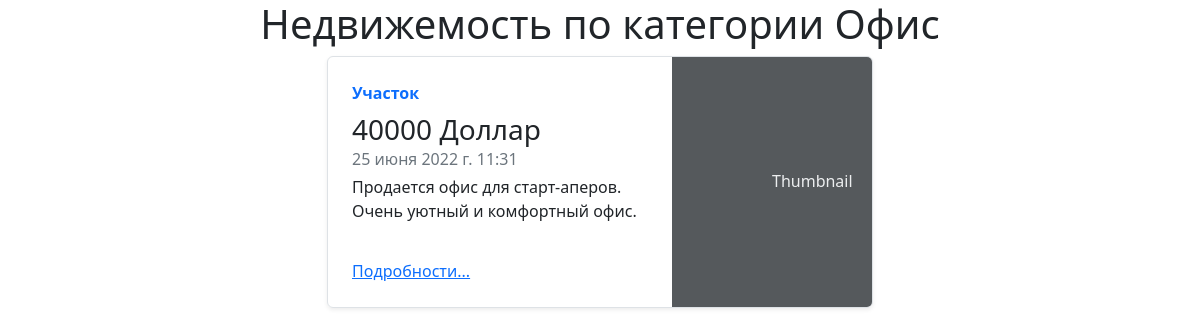
Page /categories/5 on the earlier database version.
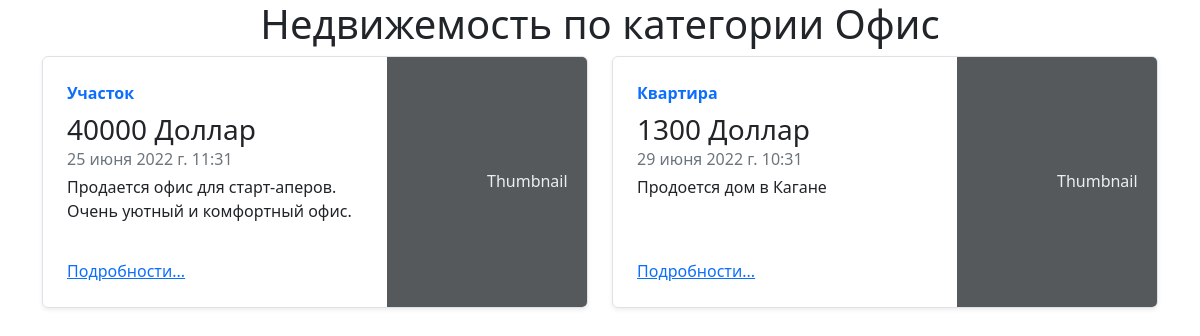
Same page on the later database version.
### main/models.py (models this page shows, shortened)
class Estate(models.Model):
    title = models.CharField(verbose_name="Название", max_length=255, null=True, blank=True)
    description = models.TextField(verbose_name="Описание", null=True, blank=True)
    author = models.ForeignKey(User,  on_delete=models.CASCADE,  null=True, blank=True)
    price = models.PositiveBigIntegerField(verbose_name="Цена")
    currency = models.CharField(verbose_name="Валюта", max_length=32, choices=CURRENCY, default=DOLLAR)
    area = models.PositiveIntegerField(verbose_name="Площадь")
    room_amount = models.PositiveSmallIntegerField(verbose_name="Количество комнат")
    type = models.CharField(verbose_name="Тип недвижимости", max_length=64, choices=ESTATE_TYPE, default=FLAT)
    categories = models.ManyToManyField(Category, related_name='estates')
    created_date = models.DateTimeField(default=now, editable=False)

### main/views.py (the view)
# urls.py: path('categories/<int:pk>', views.category_detail, name='category_detail'),
def category_detail(request, pk):
    category = Category.objects.get(pk=pk)
    return render(request, 'category_detail.html', {'category': category})

### main/templates/category_detail.html
{% extends "base.html" %}
{% block body %}
<p class="text-center h1">Недвижемость по категории {{ category.name }}</p>
<div class="container">
  <div class="row mb-2 justify-content-center">
    {% for estate in category.estates.all %}
      <div class="col-md-6">
          <div class="row g-0 border rounded overflow-hidden flex-md-row mb-4 shadow-sm h-md-250 position-relative">
          <div class="col p-4 d-flex flex-column position-static">
            <strong class="d-inline-block mb-2 text-primary">{{ estate.type }}</strong>
            <h3 class="mb-0">{{ estate.price }}  {{ estate.currency }}</h3>
            <div class="mb-1 text-muted">{{ estate.created_date }}</div>
            <p class="card-text mb-auto">{{ estate.description | truncatewords:10 }}</p>
            <a href="{% url 'estate_detail' estate.id %}" class="stretched-link">Подробности...</a>
          </div>
            <div class="col-auto d-none d-lg-block">
              <svg class="bd-placeholder-img" width="200" height="250" xmlns="http://www.w3.org/2000/svg" role="img" aria-label="Placeholder: Thumbnail" preserveAspectRatio="xMidYMid slice" focusable="false"><title>Placeholder</title><rect width="100%" height="100%" fill="#55595c"></rect><text x="50%" y="50%" fill="#eceeef" dy=".3em">Thumbnail</text></svg>
            </div>
        </div>
      </div>
    {% endfor %}
  </div>
</div>
{% endblock %}

Differences in the rows shown:
added Estate: type "Квартира", price "1300", currency "Доллар", created_date "29 июня 2022 г. 10:31", description "Продоется дом в Кагане"
